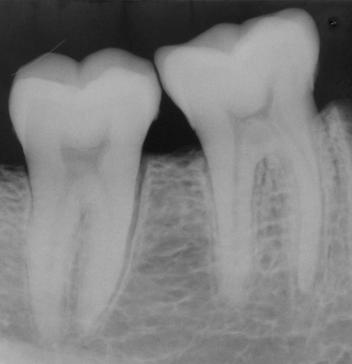
%> input picture data/processed/ref_roi.bmp, 352 x 364 px
$ octave histograms.m   (GNU Octave 9; MATLAB toolbox functions it lacks are replaced by stand-ins)
%> lines starting %> are read from the running program, lines starting %| are printed output that depends on the picture
%% =========================================================================
%% DentalReg-MDRN: Dental Radiograph Analysis Pipeline
%% Step 3: Intensity Histogram & Cumulative Distribution Analysis
%% Author: İpek Koçhisarlı
%% =========================================================================
clear; clc; close all;

% Resolve and add data paths
script_dir = fileparts(mfilename('fullpath'));
addpath(genpath(fullfile(script_dir, '..', 'data')));
addpath(genpath(fullfile(script_dir, '..')));

% 1. Load images
ref_roi     = imread('ref_roi.bmp');
%> ref_roi is the input picture: size 364x352 uint8; min 6, max 184, mean 127.9
test_before = imread('test_roi.bmp');
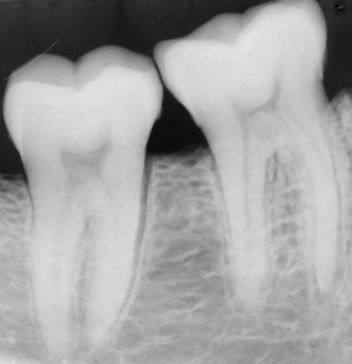
%> input picture data/processed/test_roi.bmp, 352 x 364 px
%> test_before is the input picture: size 364x352 uint8; min 0, max 232, mean 163.1
test_after  = imread('test_matched.bmp');
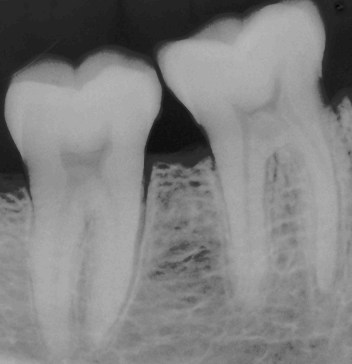
%> input picture data/processed/test_matched.bmp, 352 x 364 px
%> test_after is the input picture: size 364x352 uint8; min 4, max 182, mean 128.1

% 2. Compute normalized histograms (Probability Density Function - PDF)
ref_norm    = imhist(ref_roi) / numel(ref_roi);
%> ref_norm = 256 values, max 0.0176 at index 167, min 0 at index 1, mean 0.00391
before_norm = imhist(test_before) / numel(test_before);
%> before_norm = 256 values, max 0.0196 at index 212, min 0 at index 3, mean 0.00391
after_norm  = imhist(test_after) / numel(test_after);
%> after_norm = 256 values, max 0.0786 at index 147, min 0 at index 1, mean 0.00391

% 3. Compute cumulative frequency histograms (Cumulative Distribution Function - CDF)
ref_cdf     = cumsum(ref_norm);
%> ref_cdf = 256 values from 0 to 1
before_cdf  = cumsum(before_norm);
%> before_cdf = 256 values from 7.8e-06 to 1
after_cdf   = cumsum(after_norm);
%> after_cdf = 256 values from 0 to 1

% 4. 2x3 Grid Visualization: Individual PDF and CDF curves
figure('Name', 'Histogram Analysis (PDF & CDF)', 'NumberTitle', 'off');
subplot(2, 3, 1); bar(0:255, ref_norm, 'k'); title('Reference - Normalized PDF'); xlim([0 255]); grid on;
subplot(2, 3, 2); bar(0:255, before_norm, 'r'); title('Test (Before) - Normalized PDF'); xlim([0 255]); grid on;
subplot(2, 3, 3); bar(0:255, after_norm, 'g'); title('Test (After) - Normalized PDF'); xlim([0 255]); grid on;

subplot(2, 3, 4); plot(0:255, ref_cdf, 'k', 'LineWidth', 1.5); title('Reference - Cumulative CDF'); grid on; xlim([0 255]); ylim([0 1]);
subplot(2, 3, 5); plot(0:255, before_cdf, 'r', 'LineWidth', 1.5); title('Test (Before) - Cumulative CDF'); grid on; xlim([0 255]); ylim([0 1]);
subplot(2, 3, 6); plot(0:255, after_cdf, 'g', 'LineWidth', 1.5); title('Test (After) - Cumulative CDF'); grid on; xlim([0 255]); ylim([0 1]);
%> after `ylim([0 1])`:
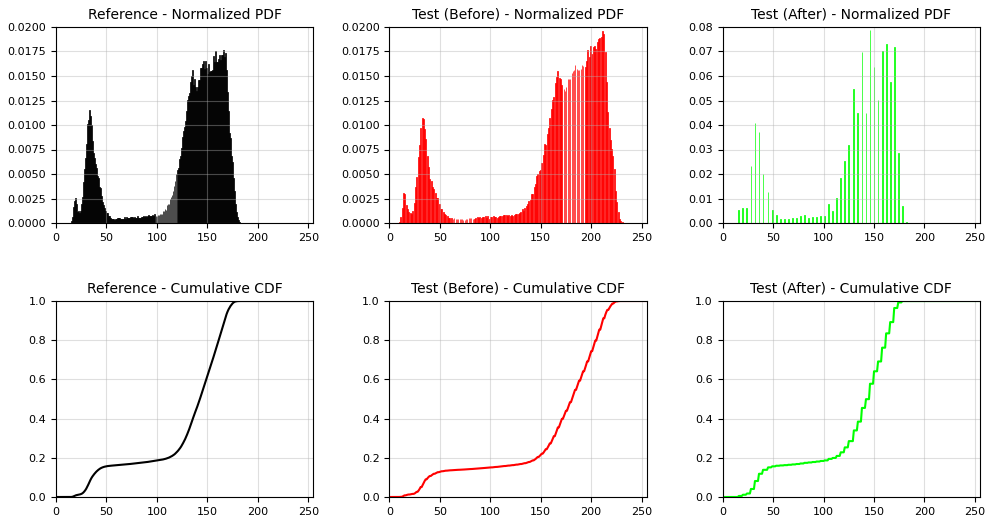
%> figure redrawn from the program's plot data, 6 panels; panel 1: tallest bar 0.0176 high, from x = 165.6 to 166.4; panel 2: tallest bar 0.0196 high, from x = 210.6 to 211.4; panel 3: tallest bar 0.0786 high, from x = 145.6 to 146.4; panel 4: curve peaks at x = 184, y = 1

% 5. Overlaid Comparative Visualization
figure('Name', 'Overlaid Histogram Comparison', 'NumberTitle', 'off');
subplot(1, 2, 1);
plot(0:255, ref_norm, 'k', 0:255, before_norm, 'r--', 0:255, after_norm, 'g:', 'LineWidth', 1.2);
title('Normalized Histogram (PDF) Overlay', 'FontWeight', 'bold');
xlabel('Gray Level Intensity'); ylabel('Normalized Frequency');
legend('Reference', 'Test (Before)', 'Test (After)');
grid on; xlim([0 255]);

subplot(1, 2, 2);
plot(0:255, ref_cdf, 'k', 'LineWidth', 1.5); hold on;
plot(0:255, before_cdf, 'r--', 'LineWidth', 1.5);
plot(0:255, after_cdf, 'g:', 'LineWidth', 2.0);
title('Cumulative Histogram (CDF) Overlay', 'FontWeight', 'bold');
xlabel('Gray Level Intensity'); ylabel('Cumulative Probability');
legend('Reference', 'Test (Before)', 'Test (After)', 'Location', 'SouthEast');
grid on; xlim([0 255]); ylim([0 1]);
%> after `ylim([0 1])`:
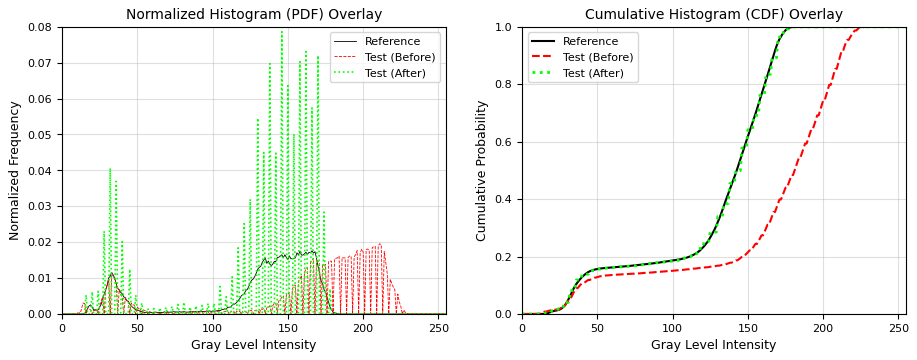
%> figure redrawn from the program's plot data, 2 panels; panel 1: curve peaks at x = 166, y = 0.0176; panel 1: curve peaks at x = 211, y = 0.0196; panel 1: curve peaks at x = 146, y = 0.0786; panel 2: curve peaks at x = 184, y = 1

fprintf('Step 3 complete: Computed and plotted normalized PDFs and CDFs.\n');
